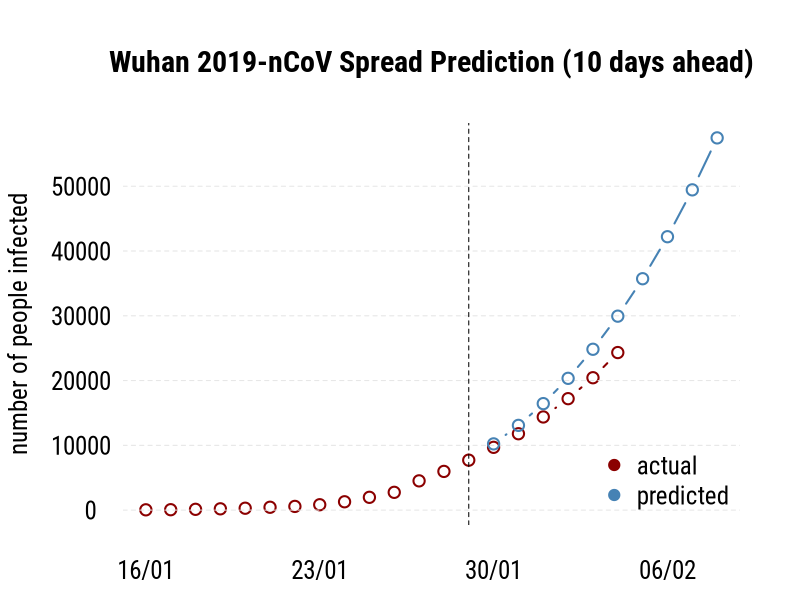

Reproduce this figure in R.



## data sources:
## * https://www.who.int/emergencies/diseases/novel-coronavirus-2019/situation-reports
## * https://en.wikipedia.org/wiki/2019%E2%80%9320_Wuhan_coronavirus_outbreak

outbreak <- data.frame(
    date = seq.Date(as.Date("2020-01-16"), as.Date("2020-01-29"), by = "days"),
    cumulative_count = c(45, 62, 121, 198, 291, 440, 571, 830, 1287, 1975, 2744, 4515, 5974, 7711)
)

poly_fit <- lm(cumulative_count ~ poly(date, 3), data = outbreak)
summary(poly_fit)
outbreak$preds <- predict(poly_fit)

new_outbreak_data <- data.frame(
    date = seq.Date(as.Date("2020-01-30"), length.out = 10, by = "days") # make 10 day ahead forecast
)

new_outbreak_data$cumulative_count <- c(9692, 11791, 14380, 17205, 20438, 24324, rep(NA, 4)) # update actual outbreak here
new_outbreak_data$preds <- predict(poly_fit, newdata = new_outbreak_data)

## combine them all
outbreak <- rbind(outbreak, new_outbreak_data)

png(filename = "./wuhan-virus-outbreak-modeling.png", 8, 8, units = "in", res = 300)
par(family = "Roboto Condensed", cex = 1.5, mar = c(2.5, 4.1, 4.1, 2), bty = "n")
plot(outbreak$date, outbreak$cumulative_count, pch = 1, col = "red4", type = "b",
     ylab = "number of people infected", xlab = "date (in 2020)", las = 1,
     main = "Wuhan 2019-nCoV Spread Prediction (10 days ahead)", lwd = 2, ylim = c(0, max(outbreak$preds)),
     yaxt = "n", xaxt = "n")
abline(h = seq(0, 5e4, by = 1e4), col = "gray90", lty = "dashed")
points(outbreak$date[outbreak$date >= as.Date("2020-01-30")], outbreak$preds[outbreak$date >= as.Date("2020-01-30")],
       pch = 1, col = "steelblue", type = "b", lwd = 2)
abline(v = as.Date("2020-01-29"), lty = "dashed")
axis(1, at = seq.Date(as.Date("2020-01-16"), as.Date("2020-02-08"), by = "weeks"),
     labels = format(seq.Date(as.Date("2020-01-16"), as.Date("2020-02-08"), by = "weeks"), "%d/%m"),
     tick = FALSE)
axis(2, at = seq(0, 5e4, 1e4), tick = FALSE, las = 1, hadj = 0.7)
legend("bottomright", legend = c("actual", "predicted"), bty = "n", pch = 19, col = c("red4", "steelblue"))
dev.off()
